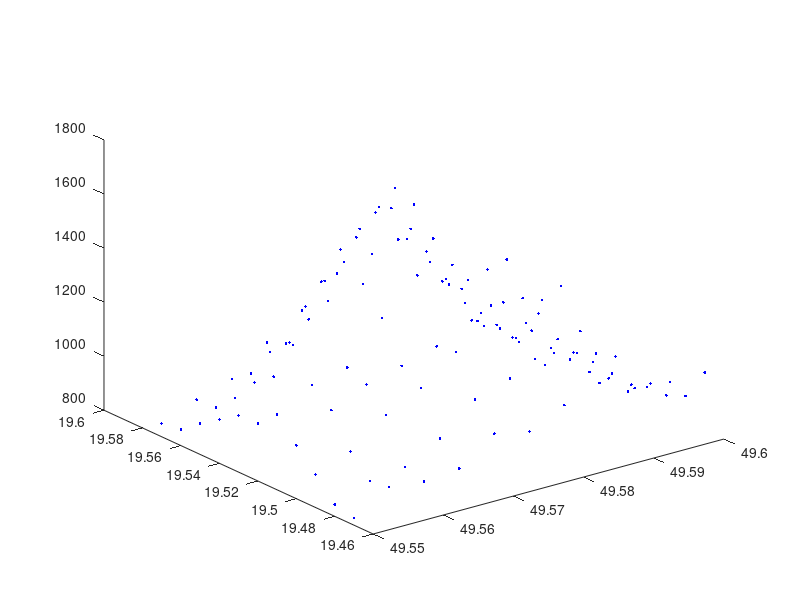

Here is the MATLAB script that generated this plot: (Note: this script raises an error after producing the figure.)
clear all; close all;
%table=readtable('babia_gora.dat');
%[X,Y,Z] = meshgrid(table.Var1,table.Var2,table.Var3);
load('babia_gora.dat')
size(babia_gora);
figure; grid; plot3(babia_gora(:,1),babia_gora(:,2),babia_gora(:,3),'b.'); pause
%geoMatrix = readmatrix("babia_gora.dat");
%disp(geoMatrix)

x = babia_gora(:,1); y = babia_gora(:,2); z = babia_gora(:,3);
vmin = min( min(x), min(y) ); % min
vmax = max( max(x), max(y) ); % max
[xi,yi] = meshgrid( vmin : (vmax-vmin)/10000 : vmax ); % dopasowanie zakresu
zi = griddata( x, y, z, xi, yi, 'linear' ); % interp: nearest, linear, spline, cubic
figure; surf( xi,yi,zi ); pause % rysunek

ax = -45/180*pi; ay = -90/180*pi; az = 135/180*pi;
Rx = [ 1, 0, 0; 0, cos(ax), -sin(ax); 0, sin(ax), cos(ax) ]; % macierz rotacji wzg. x
Ry = [ cos(ay), 0, -sin(ay); 0, 1, 0; sin(ay), 0, cos(ay) ]; % macierz rotacji wzg. y
Rz = [ cos(az), -sin(az), 0; sin(az), cos(az), 0; 0, 0, 1 ]; % macierz rotacji wzg. z
XR = Rz * Ry * Rx * babia_gora'; % 3 rotacje po kolei
figure; grid; plot3( XR(1,:), XR(2,:), XR(3,:), 'b.' ); % wynik obrotu